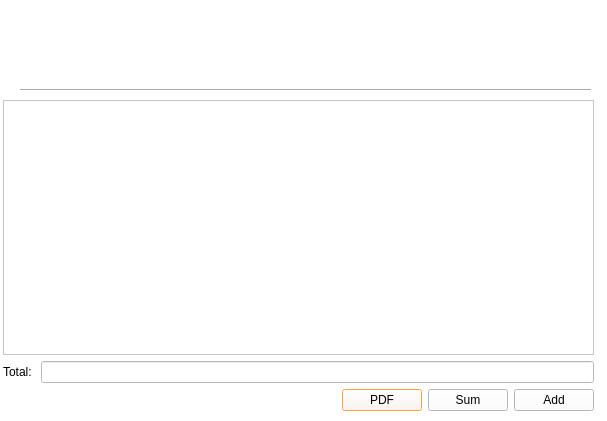
<?xml version="1.0" encoding="UTF-8"?>
<ui version="4.0">
 <class>FreeTime</class>
 <widget class="QDialog" name="FreeTime">
  <property name="geometry">
   <rect>
    <x>0</x>
    <y>0</y>
    <width>607</width>
    <height>421</height>
   </rect>
  </property>
  <property name="windowTitle">
   <string>Dialog</string>
  </property>
  <property name="styleSheet">
   <string notr="true">background-color: rgb(255, 255, 255);
selection-background-color: rgb(245, 121, 0);</string>
  </property>
  <widget class="Line" name="line">
   <property name="geometry">
    <rect>
     <x>20</x>
     <y>80</y>
     <width>571</width>
     <height>20</height>
    </rect>
   </property>
   <property name="orientation">
    <enum>Qt::Horizontal</enum>
   </property>
  </widget>
  <widget class="QWidget" name="widget" native="true">
   <property name="geometry">
    <rect>
     <x>240</x>
     <y>0</y>
     <width>120</width>
     <height>80</height>
    </rect>
   </property>
   <property name="styleSheet">
    <string notr="true">image: url(:/images/icons8-food-and-wine-96.png);</string>
   </property>
  </widget>
  <widget class="QWidget" name="layoutWidget">
   <property name="geometry">
    <rect>
     <x>3</x>
     <y>100</y>
     <width>591</width>
     <height>311</height>
    </rect>
   </property>
   <layout class="QVBoxLayout" name="verticalLayout">
    <item>
     <widget class="QTableWidget" name="tableWidget"/>
    </item>
    <item>
     <layout class="QHBoxLayout" name="horizontalLayout">
      <item>
       <widget class="QLabel" name="label">
        <property name="text">
         <string>Total: </string>
        </property>
       </widget>
      </item>
      <item>
       <widget class="QLineEdit" name="lineEdit"/>
      </item>
     </layout>
    </item>
    <item>
     <layout class="QHBoxLayout" name="horizontalLayout_2">
      <item>
       <spacer name="horizontalSpacer">
        <property name="orientation">
         <enum>Qt::Horizontal</enum>
        </property>
        <property name="sizeHint" stdset="0">
         <size>
          <width>388</width>
          <height>20</height>
         </size>
        </property>
       </spacer>
      </item>
      <item>
       <widget class="QPushButton" name="pushButton_3">
        <property name="text">
         <string>PDF</string>
        </property>
       </widget>
      </item>
      <item>
       <widget class="QPushButton" name="pushButton_2">
        <property name="text">
         <string>Sum</string>
        </property>
       </widget>
      </item>
      <item>
       <widget class="QPushButton" name="pushButton">
        <property name="text">
         <string>Add</string>
        </property>
       </widget>
      </item>
     </layout>
    </item>
   </layout>
  </widget>
 </widget>
 <resources/>
 <connections/>
</ui>
